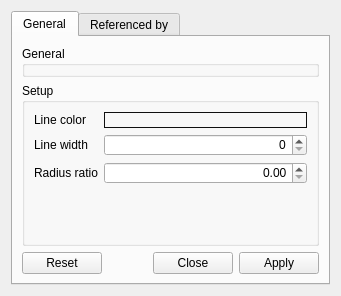
<?xml version="1.0" encoding="UTF-8"?>
<ui version="4.0">
 <class>FreezedAtomsSetupDesigner</class>
 <widget class="QWidget" name="FreezedAtomsSetupDesigner">
  <property name="geometry">
   <rect>
    <x>0</x>
    <y>0</y>
    <width>341</width>
    <height>296</height>
   </rect>
  </property>
  <property name="windowTitle">
   <string>Freezed Atoms Setup</string>
  </property>
  <layout class="QVBoxLayout" name="_2">
   <item>
    <widget class="QTabWidget" name="tabWidget">
     <property name="currentIndex">
      <number>0</number>
     </property>
     <widget class="QWidget" name="generalTab">
      <attribute name="title">
       <string>General</string>
      </attribute>
      <layout class="QVBoxLayout" name="verticalLayout_2">
       <item>
        <widget class="QGroupBox" name="generalGB">
         <property name="sizePolicy">
          <sizepolicy hsizetype="Preferred" vsizetype="Fixed">
           <horstretch>0</horstretch>
           <verstretch>0</verstretch>
          </sizepolicy>
         </property>
         <property name="styleSheet">
          <string notr="true">QPushButton {
	border: 1px solid #101010;
}</string>
         </property>
         <property name="title">
          <string>General</string>
         </property>
        </widget>
       </item>
       <item>
        <widget class="QGroupBox" name="groupBox_3">
         <property name="styleSheet">
          <string notr="true">QPushButton {
	border: 1px solid #101010;
	border-radius: 0px;
}</string>
         </property>
         <property name="title">
          <string>Setup</string>
         </property>
         <layout class="QGridLayout">
          <item row="0" column="0">
           <widget class="QLabel" name="label">
            <property name="text">
             <string>Line color</string>
            </property>
           </widget>
          </item>
          <item row="0" column="1">
           <widget class="QColorPushButton" name="colorTB">
            <property name="sizePolicy">
             <sizepolicy hsizetype="Expanding" vsizetype="Fixed">
              <horstretch>0</horstretch>
              <verstretch>0</verstretch>
             </sizepolicy>
            </property>
            <property name="text">
             <string/>
            </property>
           </widget>
          </item>
          <item row="1" column="0">
           <widget class="QLabel" name="label_4">
            <property name="text">
             <string>Line width</string>
            </property>
           </widget>
          </item>
          <item row="1" column="1">
           <widget class="QSpinBox" name="widthSB">
            <property name="sizePolicy">
             <sizepolicy hsizetype="Expanding" vsizetype="Fixed">
              <horstretch>0</horstretch>
              <verstretch>0</verstretch>
             </sizepolicy>
            </property>
            <property name="layoutDirection">
             <enum>Qt::LeftToRight</enum>
            </property>
            <property name="alignment">
             <set>Qt::AlignRight|Qt::AlignTrailing|Qt::AlignVCenter</set>
            </property>
           </widget>
          </item>
          <item row="2" column="0">
           <widget class="QLabel" name="label_5">
            <property name="text">
             <string>Radius ratio</string>
            </property>
           </widget>
          </item>
          <item row="2" column="1">
           <widget class="QQuantitySpinBox" name="ratioSB">
            <property name="sizePolicy">
             <sizepolicy hsizetype="Expanding" vsizetype="Fixed">
              <horstretch>0</horstretch>
              <verstretch>0</verstretch>
             </sizepolicy>
            </property>
            <property name="alignment">
             <set>Qt::AlignRight|Qt::AlignTrailing|Qt::AlignVCenter</set>
            </property>
            <property name="decimals">
             <number>2</number>
            </property>
            <property name="singleStep">
             <double>0.050000000000000</double>
            </property>
           </widget>
          </item>
          <item row="3" column="0" colspan="2">
           <spacer name="verticalSpacer">
            <property name="orientation">
             <enum>Qt::Vertical</enum>
            </property>
            <property name="sizeHint" stdset="0">
             <size>
              <width>20</width>
              <height>40</height>
             </size>
            </property>
           </spacer>
          </item>
         </layout>
        </widget>
       </item>
       <item>
        <widget class="QDialogButtonBox" name="buttonBox">
         <property name="standardButtons">
          <set>QDialogButtonBox::Apply|QDialogButtonBox::Close|QDialogButtonBox::Reset</set>
         </property>
        </widget>
       </item>
      </layout>
     </widget>
     <widget class="QWidget" name="refByTab">
      <attribute name="title">
       <string>Referenced by</string>
      </attribute>
     </widget>
    </widget>
   </item>
  </layout>
 </widget>
 <customwidgets>
  <customwidget>
   <class>QColorPushButton</class>
   <extends>QPushButton</extends>
   <header location="global">ColorPushButton.hpp</header>
  </customwidget>
  <customwidget>
   <class>QQuantitySpinBox</class>
   <extends>QDoubleSpinBox</extends>
   <header location="global">QuantitySpinBox.hpp</header>
  </customwidget>
 </customwidgets>
 <resources/>
 <connections/>
</ui>
